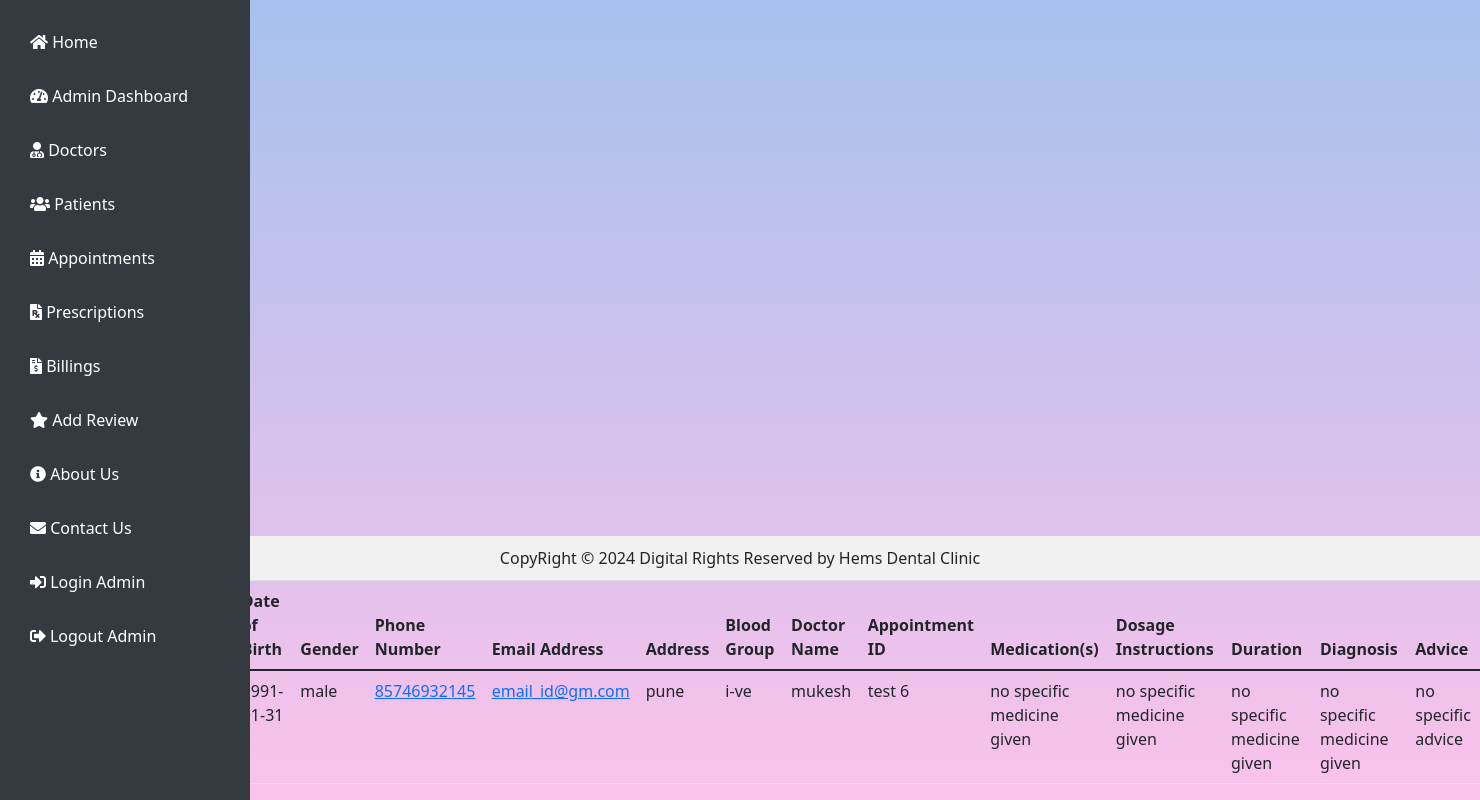
Screenshot of /allDetailsDisplay/18/ (signed in) with the database file from the repository.
### clinic/models.py (models this page shows, shortened)
class Patient (models.Model):
    patient_id = models.AutoField(primary_key=True)
    name = models.CharField(max_length=50, null=False)
    date_of_birth = models.DateField()
    gender = models.CharField(max_length=10)
    blood_group = models.CharField(max_length=10)
    email_id = models.EmailField()
    address = models.TextField()
    mobile_number = models.CharField(max_length=15)

class Prescription(models.Model):
    prescription_id = models.AutoField(primary_key=True)
    patient_id = models.ForeignKey(Patient, on_delete=models.CASCADE)
    doctor_id =  models.ForeignKey(Doctor ,on_delete=models.SET_NULL,blank=True,null=True)
    appointment_id = models.ForeignKey(Appointment,on_delete=models.SET_NULL,blank=True,null=True)
    medicine_name = models.CharField(max_length=200,  default='no specific medicine given')
    dosage = models.CharField(max_length=200,  default='no specific medicine given')
    duration = models.CharField(max_length=100,  default='no specific medicine given')
    diagnosis = models.CharField(max_length =250,  default='no specific medicine given')
    medicine = models.CharField(max_length=500, default='no specific medicine given')
    advice = models.CharField(max_length=100, default='no specific advice')

class Doctor(models.Model):
    doctor_id = models.AutoField(primary_key=True)
    age = models.IntegerField()
    name = models.CharField(max_length=50, null=True)
    gender = models.CharField(max_length=10, choices=[('Male', 'Male'), ('Female', 'Female'), ('Other', 'Other')])
    experince = models.IntegerField()
    languages = models.CharField(max_length=25)
    mobile_number = models.CharField(max_length=15)
    email = models.EmailField()
    schedule = models.CharField(max_length=25, blank= True)

class Appointment(models.Model):
    appointment_id = models.AutoField(primary_key= True)
    Patient_id = models.ForeignKey(Patient,on_delete=models.CASCADE)
    specialization = models.CharField(max_length=50)
    doctor_id = models.ForeignKey(Doctor,on_delete = models.CASCADE)
    consultation_fee = models.IntegerField()
    date = models.DateField(default=timezone.now().date(),null=True)
    def __str__(self) -> str:
        return self.Patient_id.name

### clinic/views.py (the view)
# urls.py: path('allDetailsDisplay/<int:pid>/', all_details_display, name='allDetailsDisplay'),
def all_details_display(request, pid):
    if not request.user.is_authenticated:
        return redirect('login_admin')
    display_patient = Patient.objects.filter(patient_id=pid)
    display_appointment = Appointment.objects.filter(Patient_id_id=pid)
    display_prescription = Prescription.objects.filter(patient_id_id=pid)
    return render (request,'allDetailsDisplay.html',{'display_patient': display_patient,'display_appointment': display_appointment, 'display_prescription': display_prescription })

### clinic/templates/allDetailsDisplay.html (shortened to what this page needs)
<!DOCTYPE html>
<html lang="en">
    <head>
    </head>
    <body>
        {% include "basePage.html" %}
        <div>
            <table class="table table-hover" id="example">
                <thead>
                    <tr>
                        <th>Patient_id</th>
                        <th>Patient Name</th>
                        <th>Date of Birth</th>
                        <th>Gender</th>
                        <th>Phone Number</th>
                        <th>Email Address</th>
                        <th>Address</th>
                        <th>Blood Group</th>
                        <th>Doctor Name</th>
                        <th>Appointment ID</th>
                        <th>Medication(s)</th>
                        <th>Dosage Instructions</th>
                        <th>Duration</th>
                        <th>Diagnosis</th>
                        <th>Advice</th>
                    </tr>
                </thead>
                <tbody>
                    {% for i in display_patient %}
                    <tr>
                        <td>{{i.patient_id}}</td>
                        <td>{{i.name}}</td>
                        <td>{{i.date_of_birth|date:"Y-m-d"}}</td>
                        <td>{{i.gender}}</td>
                        <td><a href="tel:{{i.mobile_number}}">{{i.mobile_number}} </a></td>
                        <td><a href="mailto:{{i.email}}">{{i.email_id}}</a></td>
                        <td>{{i.address}}</td>
                        <td>{{i.blood_group}}</td>
                        {% for j in display_prescription %}
                        <td>{{j.doctor_id.name}}</td>
                        <td>{{j.appointment_id}}</td>
                        <td>{{j.medicine_name}}</td>
                        <td>{{j.dosage}}</td>
                        <td>{{j.duration}}</td>
                        <td>{{j.diagnosis}}</td>
                        <td>{{j.advice}}</td>
                        {% endfor %}
                    </tr>
                    {% endfor %}
            </table>
        </div>
    </body>
</html>

### static/clinic/css/clinic.css (style rules this page uses)
body { background-image: linear-gradient(to top, #fbc2eb 0%, #a6c1ee 100%); height: 100; }

### clinic/templates/basePage.html (style rules this page uses)
html, body { height: 100%; margin: 0; }
body { display: flex; flex-direction: column; }

### rows the page displays
Patient: date_of_birth "1991-01-31", gender "male", mobile_number "85746932145", email_id "email_id@gm.com", address "pune", blood_group "i-ve"
Prescription: doctor_id.name "mukesh", appointment_id "test 6", medicine_name "no specific medicine given", dosage "no specific medicine given", duration "no specific medicine given", diagnosis "no specific medicine given", advice "no specific advice"
